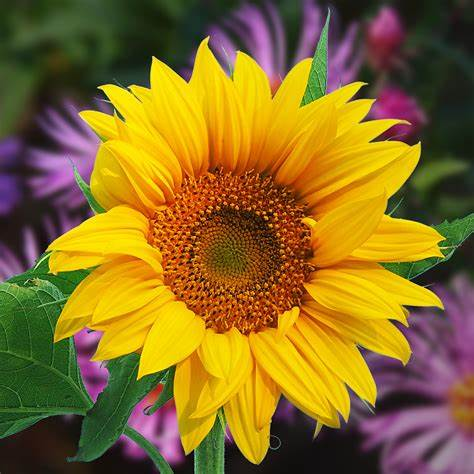
%> input picture 2.jpg, 474 x 474 px
$ octave a5.m   (GNU Octave 9; MATLAB toolbox functions it lacks are replaced by stand-ins)
%> lines starting %> are read from the running program, lines starting %| are printed output that depends on the picture; in (x1, y1, x2, y2) boxes, pixels count from 0 and x2, y2 are one past the last pixel; in counts of white or black regions, pixels touching at a corner belong together; the program's own positions count from 1
clc
a1=imread('2.jpg');
%> a1 is the input picture: size 474x474x3 uint8; mean R, G, B 137.1, 107.9, 36.8
a11= imresize(a1,[600 600]);
subplot(4,2,1);imshow(a11)
title('image 1');
x = im2bw(a11);
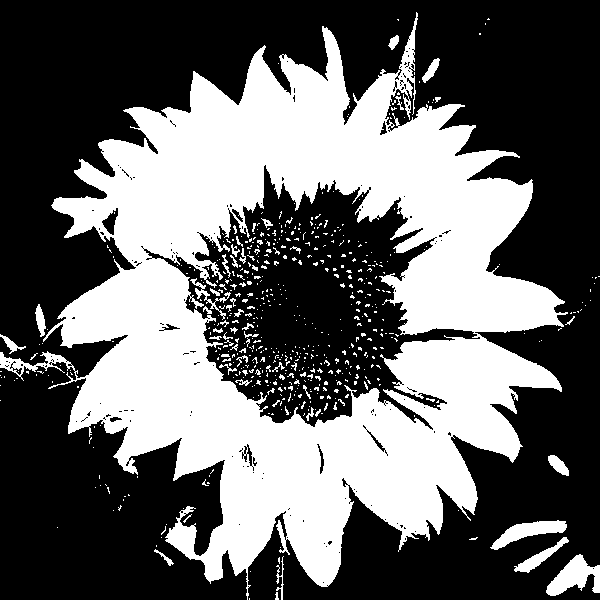
%> x: size 600x600 logical; 39.5% white; 597 white regions (546 under 20 px), largest, box (x1, y1, x2, y2) and area: (0, 12, 568, 600) 134149, (546, 554, 600, 596) 1171, (490, 520, 567, 550) 952
subplot(4,2,2);imshow(x)
title('binary image 1');
a2=imread('3.jpg');
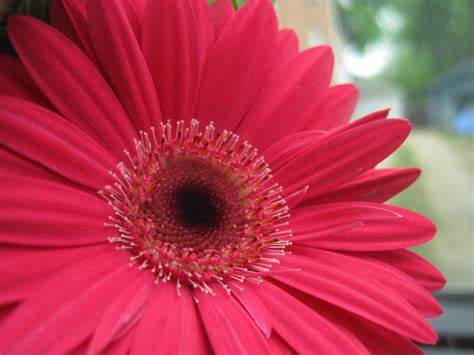
%> input picture 3.jpg, 474 x 355 px
%> a2 is the input picture: size 355x474x3 uint8; mean R, G, B 183.5, 60.9, 82.7
a22= imresize(a2,[600 600]);
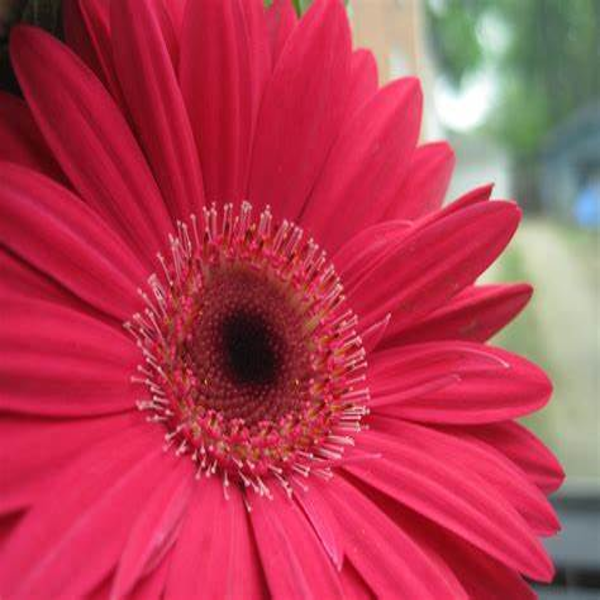
%> a22: size 600x600x3 uint8; mean R, G, B 183.5, 60.9, 82.7
subplot(4,2,3);imshow(a22)
title('image 2');
y=im2bw(a22);
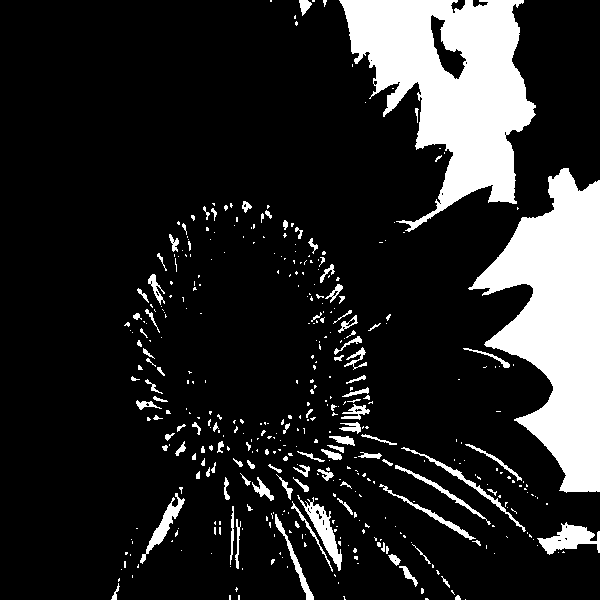
%> y: size 600x600 logical; 16.1% white; 418 white regions (312 under 20 px), largest, box (x1, y1, x2, y2) and area: (339, 0, 536, 232) 23365, (468, 168, 600, 493) 22568, (537, 522, 600, 555) 997
subplot(4,2,4);imshow(y)
title('binary image 2');
c = and(x,y);
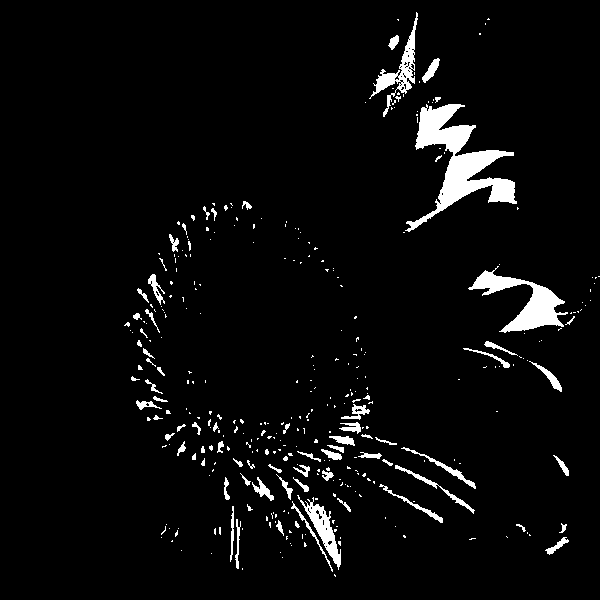
%> c: size 600x600 logical; 4.3% white; 351 white regions (275 under 20 px), largest, box (x1, y1, x2, y2) and area: (405, 104, 517, 232) 4531, (468, 266, 568, 333) 2215, (369, 12, 418, 117) 1052
subplot(4,2,5);imshow(c)
title('AND image');
d= or(x,y);
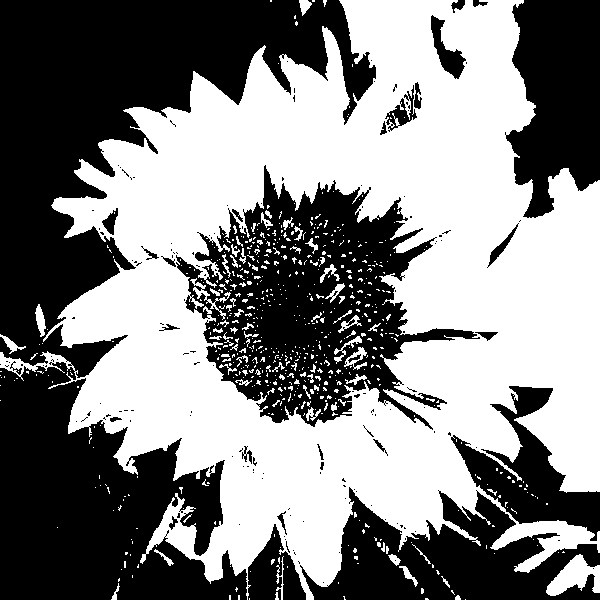
%> d: size 600x600 logical; 51.3% white; 161 black regions (133 under 20 px), largest, box (x1, y1, x2, y2) and area: (0, 0, 376, 600) 94104, (176, 165, 480, 430) 34624, (300, 487, 600, 600) 17443
subplot(4,2,6);imshow(d)
title('OR image');
e = xor(x,y);
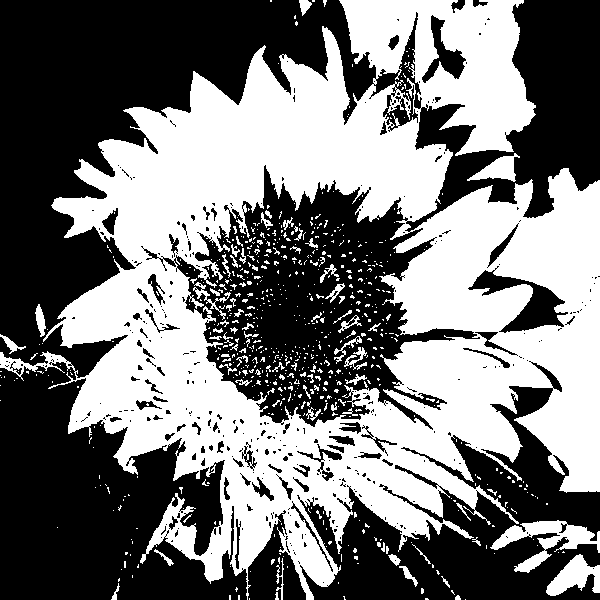
%> e: size 600x600 logical; 47% white; 703 white regions (628 under 20 px), largest, box (x1, y1, x2, y2) and area: (0, 0, 600, 600) 158338, (490, 520, 600, 573) 2076, (546, 554, 600, 596) 1171
subplot(4,2,7);imshow(e)
title('XOR image');

g= not(e);
subplot(4,2,8);imshow(g)
title('XNOR image');
